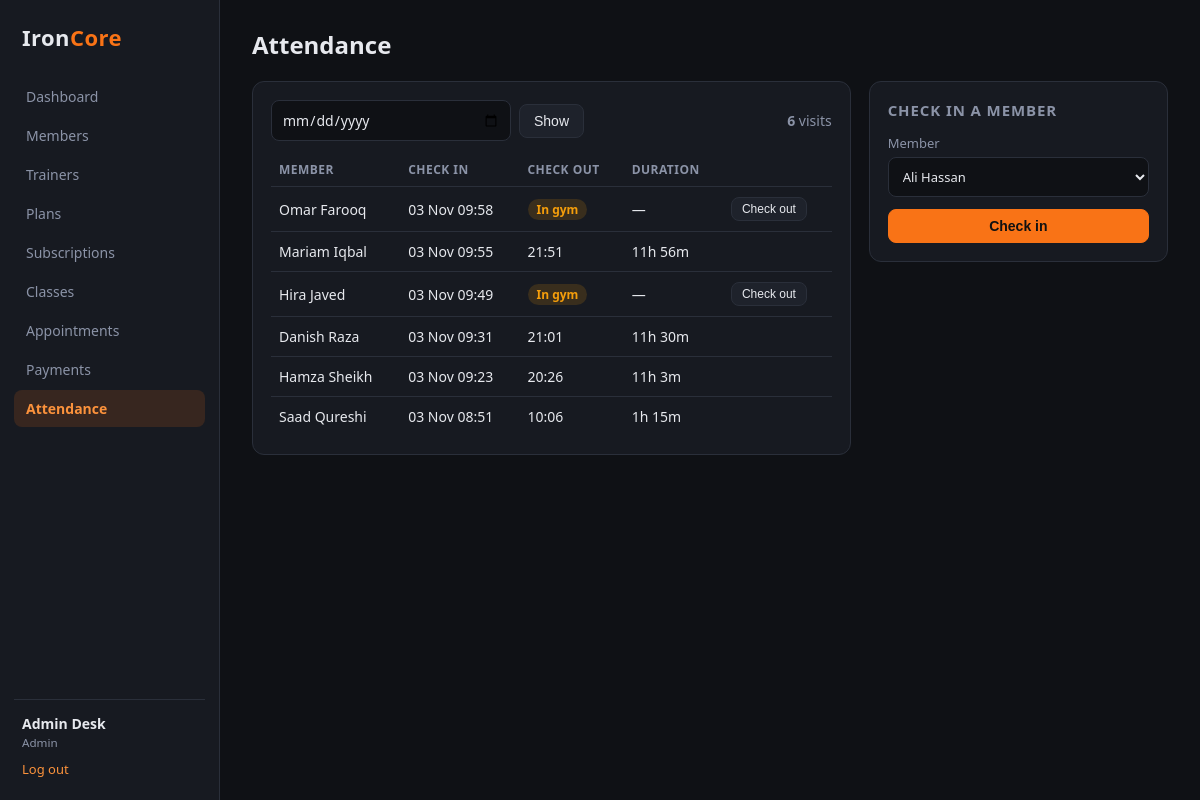
/attendance.php?date=2026-11-03 09:23:00 (signed in), run on the app's committed database.
### tables this page shows
CREATE TABLE attendance (
    id        INT AUTO_INCREMENT PRIMARY KEY,
    member_id INT NOT NULL,
    check_in  DATETIME NOT NULL,
    check_out DATETIME NULL,
    CONSTRAINT fk_att_member FOREIGN KEY (member_id) REFERENCES members (id) ON DELETE CASCADE,
    INDEX idx_att_checkin (check_in)
);

CREATE TABLE users (
    id            INT AUTO_INCREMENT PRIMARY KEY,
    name          VARCHAR(100) NOT NULL,
    email         VARCHAR(120) NOT NULL UNIQUE,
    phone         VARCHAR(20),
    password_hash VARCHAR(255) NOT NULL,
    role          ENUM('admin', 'trainer', 'member') NOT NULL DEFAULT 'member',
    created_at    TIMESTAMP NOT NULL DEFAULT CURRENT_TIMESTAMP
);

### includes/auth.php (called while the page is built, shortened)
<?php
require_once __DIR__ . '/db.php';
require_once __DIR__ . '/helpers.php';
function current_user(): ?array
{
    return $_SESSION['user'] ?? null;
}

### includes/helpers.php (called while the page is built, shortened)
<?php
function e($value): string
{
    return htmlspecialchars((string) $value, ENT_QUOTES, 'UTF-8');
}

### includes/db.php (called while the page is built)
<?php
function db(): PDO
{
    static $pdo = null;
    if ($pdo === null) {
        $cfg = require __DIR__ . '/../config/database.php';
        $dsn = sprintf('mysql:host=%s;port=%s;dbname=%s;charset=%s',
            $cfg['host'], $cfg['port'], $cfg['database'], $cfg['charset']);
        $pdo = new PDO($dsn, $cfg['username'], $cfg['password'], [
            PDO::ATTR_ERRMODE            => PDO::ERRMODE_EXCEPTION,
            PDO::ATTR_DEFAULT_FETCH_MODE => PDO::FETCH_ASSOC,
            PDO::ATTR_EMULATE_PREPARES   => false,
        ]);
    }
    return $pdo;
}
function q(string $sql, array $params = []): PDOStatement
{
    $stmt = db()->prepare($sql);
    $stmt->execute($params);
    return $stmt;
}

### attendance.php (the view, shortened to what this page needs)
<?php
require_once __DIR__ . '/includes/auth.php';
$user = require_role('admin', 'trainer', 'member');
$date = $_GET['date'] ?? date('Y-m-d');
if ($user['role'] === 'member') {
    $rows = q('SELECT a.*, u.name FROM attendance a JOIN members m ON m.id = a.member_id JOIN users u ON u.id = m.user_id
               WHERE a.member_id = ? ORDER BY a.check_in DESC LIMIT 60', [$user['member_id']])->fetchAll();
} else {
    $rows = q('SELECT a.*, u.name FROM attendance a JOIN members m ON m.id = a.member_id JOIN users u ON u.id = m.user_id
               WHERE DATE(a.check_in) = ? ORDER BY a.check_in DESC', [$date])->fetchAll();
}
$members = q("SELECT m.id, u.name FROM members m JOIN users u ON u.id = m.user_id WHERE m.status = 'active' ORDER BY u.name")->fetchAll();
require __DIR__ . '/includes/header.php';
?>
<div class="grid-2 <?= $user['role'] !== 'member' ? 'wide-left' : '' ?>">
    <section class="card <?= $user['role'] === 'member' ? 'span-2' : '' ?>">
        <?php if ($user['role'] !== 'member'): ?>
            <form class="toolbar" method="get"><input type="date" name="date" value="<?= e($date) ?>"><button class="btn">Show</button>
                <span class="total"><b><?= count($rows) ?></b> visits</span></form>
        <?php endif; ?>
        <table>
            <tr><th>Member</th><th>Check in</th><th>Check out</th><th>Duration</th><th></th></tr>
            <?php foreach ($rows as $r):
                $mins = $r['check_out'] ? round((strtotime($r['check_out']) - strtotime($r['check_in'])) / 60) : null; ?>
                <tr>
                    <td><?= e($r['name']) ?></td>
                    <td><?= e(date('d M H:i', strtotime($r['check_in']))) ?></td>
                    <td><?= $r['check_out'] ? e(date('H:i', strtotime($r['check_out']))) : '<span class="badge amber">In gym</span>' ?></td>
                    <td><?= $mins !== null ? intdiv($mins, 60) . 'h ' . ($mins % 60) . 'm' : '—' ?></td>
                    <td>
                        <?php if (!$r['check_out'] && $user['role'] !== 'member'): ?>
                            <form method="post"><?= csrf_field() ?><input type="hidden" name="action" value="checkout">
                                <input type="hidden" name="id" value="<?= $r['id'] ?>"><button class="btn small">Check out</button></form>
                        <?php endif; ?>
                    </td>
                </tr>
            <?php endforeach; ?>
        </table>
    </section>
    <?php if ($user['role'] !== 'member'): ?>
    <section class="card">
        <h2>Check in a member</h2>
        <form method="post" class="form">
            <label>Member <select name="member_id"><?php foreach ($members as $m): ?><option value="<?= $m['id'] ?>"><?= e($m['name']) ?></option><?php endforeach; ?></select></label>
            <button class="btn primary">Check in</button>
        </form>
    </section>
    <?php endif; ?>
</div>
<?php require __DIR__ . '/includes/footer.php';

### assets/css/style.css (style rules this page uses)
:root { --bg: #0f1115; --panel: #171a21; --panel-2: #1e222b; --line: #2a2f3a; --text: #e7e9ee; --muted: #8b93a7; --accent: #f97316; --accent-2: #fb923c; --green: #22c55e; --blue: #3b82f6; --red: #ef4444; --amber: #f59e0b; }
* { box-sizing: border-box; }
body { margin: 0; font-family: "Segoe UI", system-ui, -apple-system, Roboto, Arial, sans-serif; background: var(--bg); color: var(--text); font-size: 14px; }
h2 { font-size: 15px; margin: 0 0 14px; color: var(--muted); text-transform: uppercase; letter-spacing: .06em; }
.card { background: var(--panel); border: 1px solid var(--line); border-radius: 12px; padding: 18px; margin-bottom: 18px; }
.grid-2 { display: grid; grid-template-columns: 1fr 1fr; gap: 18px; align-items: start; }
.grid-2.wide-left { grid-template-columns: 2fr 1fr; }
table { width: 100%; border-collapse: collapse; }
th { text-align: left; color: var(--muted); font-weight: 600; font-size: 12px; text-transform: uppercase; letter-spacing: .04em; padding: 8px; border-bottom: 1px solid var(--line); }
td { padding: 10px 8px; border-bottom: 1px solid var(--line); vertical-align: middle; }
tr:last-child td { border-bottom: none; }
.small { font-size: 12px; }
.badge { display: inline-block; padding: 2px 9px; border-radius: 999px; font-size: 12px; font-weight: 600; }
.badge.amber { background: rgba(245, 158, 11, .15); color: var(--amber); }
.btn { display: inline-block; border: 1px solid var(--line); background: var(--panel-2); color: var(--text); padding: 8px 14px; border-radius: 8px; cursor: pointer; font-size: 14px; }
.btn.primary { background: var(--accent); border-color: var(--accent); color: #111; font-weight: 600; }
.btn.small { padding: 4px 10px; font-size: 12px; }
.form { display: flex; flex-direction: column; gap: 12px; }
.form label, .login-card label { display: flex; flex-direction: column; gap: 5px; color: var(--muted); font-size: 13px; }
input, select, textarea { background: var(--bg); border: 1px solid var(--line); color: var(--text); padding: 9px 10px; border-radius: 8px; font: inherit; }
.toolbar { display: flex; gap: 8px; align-items: center; margin-bottom: 12px; flex-wrap: wrap; }
.toolbar input { min-width: 240px; }
.total { margin-left: auto; color: var(--muted); }

### data on the page
attendance: users.name "Omar Farooq", check_in "03 Nov 09:58", shows "In gym"
attendance: users.name "Mariam Iqbal", check_in "03 Nov 09:55", check_out "21:51", intdiv($mins, 60) "11", check_out+check_in "56"
attendance: users.name "Hira Javed", check_in "03 Nov 09:49", shows "In gym"
attendance: users.name "Danish Raza", check_in "03 Nov 09:31", check_out "21:01", intdiv($mins, 60) "11", check_out+check_in "30"
attendance: users.name "Hamza Sheikh", check_in "03 Nov 09:23", check_out "20:26", intdiv($mins, 60) "11", check_out+check_in "3"
attendance: users.name "Saad Qureshi", check_in "03 Nov 08:51", check_out "10:06", intdiv($mins, 60) "1", check_out+check_in "15"

### other printed values
$label "Dashboard"
$label "Members"
$label "Trainers"
$label "Plans"
$label "Subscriptions"
$label "Classes"
$label "Appointments"
$label "Payments"
$label "Attendance"
$user['name'] "Admin Desk"
$user['role'] "Admin"
$pageTitle "Attendance"
count($rows) "6"
form field member_id "Ali Hassan"
